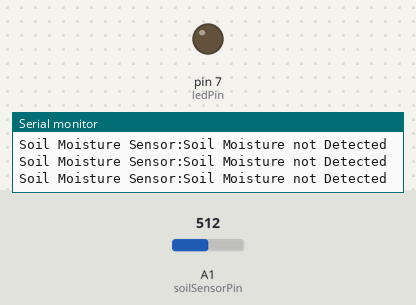
Bench run of a sketch on a simulated Arduino Uno, built with avr-gcc and run on an emulated ATmega328P. Shown: output pins drawn as LEDs (lit = HIGH), the last lines printed to the serial monitor. The inputs (shaded band) are chosen by the test bench; at power-on: A1 (soilSensorPin) = 512.

Above: at 1.3 s.
1.4 s: A1 (soilSensorPin) set to 489
At 2.6 s:
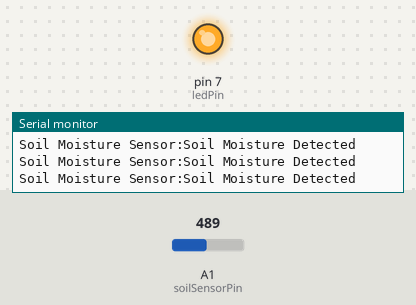
3.0 s: A1 (soilSensorPin) set to 510
At 3.8 s:
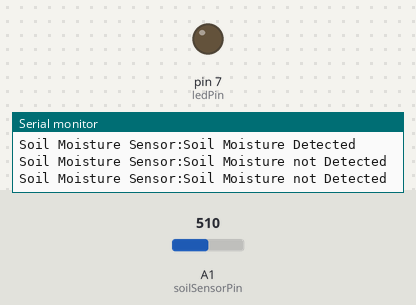
Timing chart, 0 to 6.0 s (numbered marks = the images above; inputs shaded):
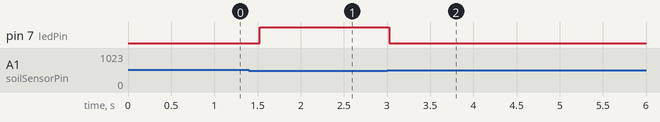

Measured:
- the behaviour switches between 501 and 500 on A1 (soilSensorPin) (found by bisection; images 0 and 1)
- after the input at 1.4 s, pin 7 (ledPin): LOW → HIGH after 0.13 s
- after the input at 3.0 s, pin 7 (ledPin): HIGH → LOW at once

The sketch:

Soil_Moisture_Sensor.ino
```cpp
/*** Atya Technologies - Soil Moisture Sensor Code ***/

// Variables declaration:

int soilSensorPin = A1;  // Define the analog input pin for the soil moisture sensor
int ledPin = 7;          //LED 7(ON BOARD LED) pin

// the setup routine runs once when you press reset:

void setup() {
  // initialize serial communication at 9600 bits per second:
  Serial.begin(9600);
  Serial.println("Welcome to Atya Technologies Pvt. Ltd.");
  // Set led pin as output
  pinMode(ledPin, OUTPUT);
}

// the loop routine runs over and over again forever:

void loop() {
  Serial.print("Soil Moisture Sensor:");
  int AnalogValue = analogRead(soilSensorPin);  // Read the analog value from the sensor
  // Serial.print(AnalogValue);
  // Serial.print(",Status:");
  if (AnalogValue <= 500) {  // Adjust the threshold as needed
    Serial.println("Soil Moisture Detected");
    digitalWrite(ledPin, HIGH);
    delay(500);
  } else {
    Serial.println("Soil Moisture not Detected");
    digitalWrite(ledPin, LOW);
    delay(500);        //add delay in milliseconds
  }
  Serial.println();
}
```
